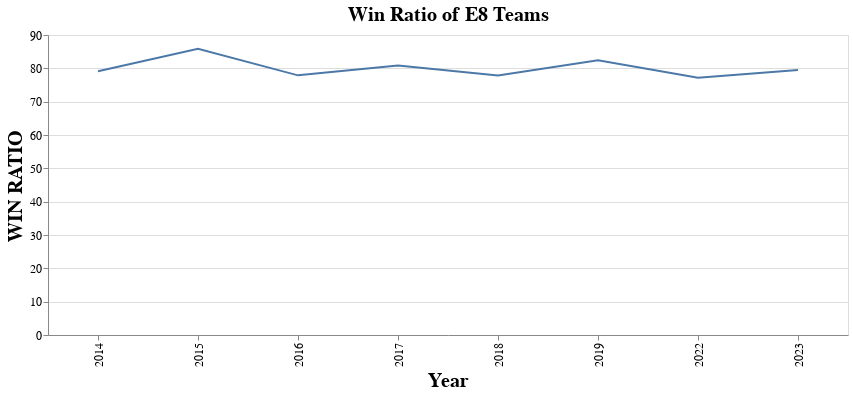

Notebook cell for this chart:
### Code cell
AVG_WR_E8 = alt.Chart(yearwise_winratio).mark_line().encode(
  x='Year:N',
  y='WIN RATIO:Q',
  tooltip=['Year', 'WIN RATIO']
).properties(
    title='Win Ratio of E8 Teams',
    width=800,
    height=300,
).interactive().configure_title(
    fontSize=20,  # Increase the title font size
    font='Courier',  # Set a different font if needed
    color='black'   # Set title font color to white
).configure_axis(
    labelColor='black',# Set axis label color to white
    labelFontSize = 12,
    titleFont ='Courier',
    titleFontWeight = 'bold',
    titleFontSize = 20,
    titleColor='black'   # Set axis title color to white
)
AVG_WR_E8.save('AVG_WR_E8.html')
display(AVG_WR_E8)

### Figure 1 — Vega-Lite specification as saved in the notebook (floating-point values rounded to 4 significant figures)
{"config": {"view": {"continuousWidth": 300, "continuousHeight": 300}, "axis": {"labelColor": "black", "labelFontSize": 12, "titleColor": "black", "titleFont": "Courier", "titleFontSize": 20, "titleFontWeight": "bold"}, "title": {"color": "black", "font": "Courier", "fontSize": 20}}, "data": {"name": "data-07eb0884abd080dcdfbc6c870b215ec6"}, "mark": {"type": "line"}, "encoding": {"tooltip": [{"field": "Year", "type": "quantitative"}, {"field": "WIN RATIO", "type": "quantitative"}], "x": {"field": "Year", "type": "nominal"}, "y": {"field": "WIN RATIO", "type": "quantitative"}}, "height": 300, "params": [{"name": "param_5", "select": {"type": "interval", "encodings": ["x", "y"]}, "bind": "scales"}], "title": "Win Ratio of E8 Teams", "width": 800, "$schema": "https://vega.github.io/schema/vega-lite/v5.8.0.json", "datasets": {"data-07eb0884abd080dcdfbc6c870b215ec6": [{"Year": 2014, "WIN RATIO": 79.11}, {"Year": 2015, "WIN RATIO": 85.87}, {"Year": 2016, "WIN RATIO": 77.89}, {"Year": 2017, "WIN RATIO": 80.88}, {"Year": 2018, "WIN RATIO": 77.89}, {"Year": 2019, "WIN RATIO": 82.42}, {"Year": 2022, "WIN RATIO": 77.15}, {"Year": 2023, "WIN RATIO": 79.52}]}}
